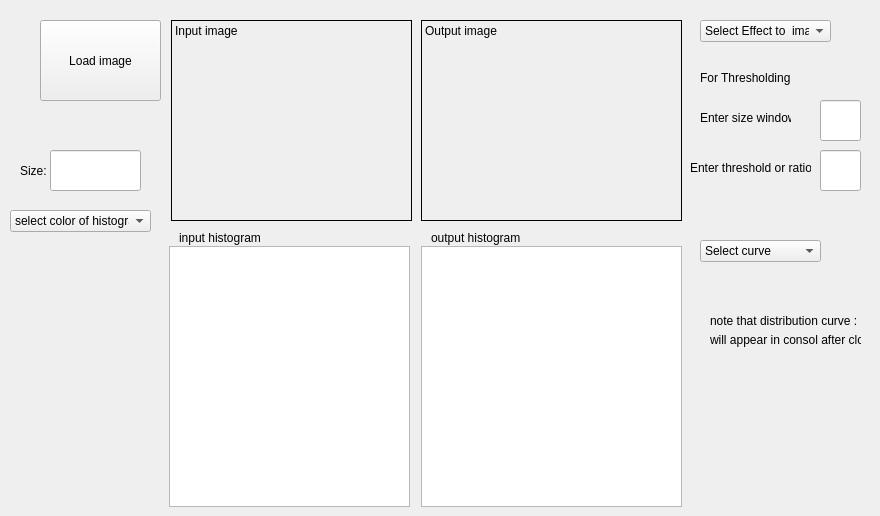
    <widget class="QWidget" name="tab_histograms">
     <attribute name="title">
      <string>Histograms</string>
     </attribute>
     <widget class="QPushButton" name="pushButton_histograms_load">
      <property name="geometry">
       <rect>
        <x>40</x>
        <y>20</y>
        <width>121</width>
        <height>81</height>
       </rect>
      </property>
      <property name="text">
       <string>Load image</string>
      </property>
     </widget>
     <widget class="QLabel" name="label_histograms_input">
      <property name="geometry">
       <rect>
        <x>171</x>
        <y>20</y>
        <width>241</width>
        <height>201</height>
       </rect>
      </property>
      <property name="autoFillBackground">
       <bool>true</bool>
      </property>
      <property name="frameShape">
       <enum>QFrame::Box</enum>
      </property>
      <property name="text">
       <string>Input image</string>
      </property>
      <property name="scaledContents">
       <bool>true</bool>
      </property>
      <property name="alignment">
       <set>Qt::AlignLeading|Qt::AlignLeft|Qt::AlignTop</set>
      </property>
     </widget>
     <widget class="QLabel" name="label_histograms_output">
      <property name="geometry">
       <rect>
        <x>421</x>
        <y>20</y>
        <width>261</width>
        <height>201</height>
       </rect>
      </property>
      <property name="autoFillBackground">
       <bool>true</bool>
      </property>
      <property name="frameShape">
       <enum>QFrame::Box</enum>
      </property>
      <property name="text">
       <string>Output image</string>
      </property>
      <property name="scaledContents">
       <bool>true</bool>
      </property>
      <property name="alignment">
       <set>Qt::AlignLeading|Qt::AlignLeft|Qt::AlignTop</set>
      </property>
     </widget>
     <widget class="QLabel" name="label_10">
      <property name="geometry">
       <rect>
        <x>20</x>
        <y>160</y>
        <width>71</width>
        <height>21</height>
       </rect>
      </property>
      <property name="text">
       <string>Size:</string>
      </property>
     </widget>
     <widget class="QLineEdit" name="lineEdit_4">
      <property name="geometry">
       <rect>
        <x>50</x>
        <y>150</y>
        <width>91</width>
        <height>41</height>
       </rect>
      </property>
     </widget>
     <widget class="QComboBox" name="comboBox_7">
      <property name="geometry">
       <rect>
        <x>700</x>
        <y>20</y>
        <width>131</width>
        <height>22</height>
       </rect>
      </property>
      <item>
       <property name="text">
        <string>Select Effect to  image </string>
       </property>
      </item>
      <item>
       <property name="text">
        <string>Normalize</string>
       </property>
      </item>
      <item>
       <property name="text">
        <string>Equalize </string>
       </property>
      </item>
      <item>
       <property name="text">
        <string>Global Thresholding </string>
       </property>
      </item>
      <item>
       <property name="text">
        <string>Local Thresholding</string>
       </property>
      </item>
     </widget>
     <widget class="QComboBox" name="comboBox_8">
      <property name="geometry">
       <rect>
        <x>700</x>
        <y>240</y>
        <width>121</width>
        <height>22</height>
       </rect>
      </property>
      <item>
       <property name="text">
        <string>Select curve </string>
       </property>
      </item>
      <item>
       <property name="text">
        <string>Cumlative curve </string>
       </property>
      </item>
      <item>
       <property name="text">
        <string>distribution curve</string>
       </property>
      </item>
      <item>
       <property name="text">
        <string/>
       </property>
      </item>
     </widget>
     <widget class="QComboBox" name="comboBox_9">
      <property name="geometry">
       <rect>
        <x>10</x>
        <y>210</y>
        <width>141</width>
        <height>22</height>
       </rect>
      </property>
      <item>
       <property name="text">
        <string>select color of histogram</string>
       </property>
      </item>
      <item>
       <property name="text">
        <string>Red</string>
       </property>
      </item>
      <item>
       <property name="text">
        <string>Green </string>
       </property>
      </item>
      <item>
       <property name="text">
        <string>Blue </string>
       </property>
      </item>
     </widget>
     <widget class="PlotWidget" name="output_histogram">
      <property name="geometry">
       <rect>
        <x>421</x>
        <y>246</y>
        <width>261</width>
        <height>261</height>
       </rect>
      </property>
      <property name="autoFillBackground">
       <bool>true</bool>
      </property>
     </widget>
     <widget class="PlotWidget" name="input_histogram">
      <property name="geometry">
       <rect>
        <x>169</x>
        <y>246</y>
        <width>241</width>
        <height>261</height>
       </rect>
      </property>
      <property name="autoFillBackground">
       <bool>true</bool>
      </property>
     </widget>
     <widget class="QLabel" name="label_6">
      <property name="geometry">
       <rect>
        <x>431</x>
        <y>230</y>
        <width>91</width>
        <height>16</height>
       </rect>
      </property>
      <property name="text">
       <string>output histogram</string>
      </property>
     </widget>
     <widget class="QLabel" name="label_26">
      <property name="geometry">
       <rect>
        <x>179</x>
        <y>230</y>
        <width>81</width>
        <height>16</height>
       </rect>
      </property>
      <property name="text">
       <string>input histogram</string>
      </property>
     </widget>
     <widget class="QLabel" name="label_27">
      <property name="geometry">
       <rect>
        <x>700</x>
        <y>110</y>
        <width>91</width>
        <height>16</height>
       </rect>
      </property>
      <property name="text">
       <string>Enter size window</string>
      </property>
     </widget>
     <widget class="QLabel" name="label_28">
      <property name="geometry">
       <rect>
        <x>690</x>
        <y>160</y>
        <width>121</width>
        <height>16</height>
       </rect>
      </property>
      <property name="text">
       <string>Enter threshold or ratio</string>
      </property>
     </widget>
     <widget class="QLineEdit" name="lineEdit_9">
      <property name="geometry">
       <rect>
        <x>820</x>
        <y>100</y>
        <width>41</width>
        <height>41</height>
       </rect>
      </property>
     </widget>
     <widget class="QLabel" name="label_29">
      <property name="geometry">
       <rect>
        <x>700</x>
        <y>70</y>
        <width>141</width>
        <height>16</height>
       </rect>
      </property>
      <property name="text">
       <string>For Thresholding </string>
      </property>
     </widget>
     <widget class="QLineEdit" name="lineEdit_10">
      <property name="geometry">
       <rect>
        <x>820</x>
        <y>150</y>
        <width>41</width>
        <height>41</height>
       </rect>
      </property>
     </widget>
     <widget class="QLabel" name="label_38">
      <property name="geometry">
       <rect>
        <x>710</x>
        <y>300</y>
        <width>161</width>
        <height>41</height>
       </rect>
      </property>
      <property name="text">
       <string>note that distribution curve :</string>
      </property>
     </widget>
     <widget class="QLabel" name="label_39">
      <property name="geometry">
       <rect>
        <x>710</x>
        <y>330</y>
        <width>151</width>
        <height>20</height>
       </rect>
      </property>
      <property name="text">
       <string>will appear in consol after close </string>
      </property>
     </widget>
    </widget>
